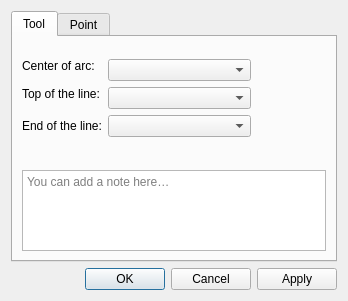
<?xml version="1.0" encoding="UTF-8"?>
<ui version="4.0">
 <class>DialogPointOfContact</class>
 <widget class="QDialog" name="DialogPointOfContact">
  <property name="geometry">
   <rect>
    <x>0</x>
    <y>0</y>
    <width>348</width>
    <height>301</height>
   </rect>
  </property>
  <property name="windowTitle">
   <string>Point at intersection of arc and line</string>
  </property>
  <property name="windowIcon">
   <iconset resource="../../../vmisc/share/resources/icon.qrc">
    <normaloff>:/icon/64x64/icon64x64.png</normaloff>:/icon/64x64/icon64x64.png</iconset>
  </property>
  <property name="locale">
   <locale language="English" country="UnitedStates"/>
  </property>
  <layout class="QVBoxLayout" name="verticalLayout_2">
   <item>
    <widget class="QTabWidget" name="tabWidget">
     <property name="currentIndex">
      <number>0</number>
     </property>
     <widget class="QWidget" name="tab">
      <attribute name="title">
       <string>Tool</string>
      </attribute>
      <layout class="QVBoxLayout" name="verticalLayout">
       <item>
        <widget class="QWidget" name="formulaPlaceholder" native="true"/>
       </item>
       <item>
        <layout class="QHBoxLayout" name="formulaSeparatorLayout">
         <property name="leftMargin">
          <number>33</number>
         </property>
         <property name="rightMargin">
          <number>33</number>
         </property>
         <item>
          <widget class="QFrame" name="formulaSeparator">
           <property name="minimumSize">
            <size>
             <width>0</width>
             <height>1</height>
            </size>
           </property>
           <property name="maximumSize">
            <size>
             <width>16777215</width>
             <height>1</height>
            </size>
           </property>
          </widget>
         </item>
        </layout>
       </item>
       <item>
        <layout class="QFormLayout" name="formLayout">
         <property name="fieldGrowthPolicy">
          <enum>QFormLayout::FieldGrowthPolicy::ExpandingFieldsGrow</enum>
         </property>
         <item row="0" column="0">
          <widget class="QLabel" name="labelArcCenter">
           <property name="visible">
            <bool>false</bool>
           </property>
           <property name="sizePolicy">
            <sizepolicy hsizetype="Expanding" vsizetype="Fixed">
             <horstretch>0</horstretch>
             <verstretch>0</verstretch>
            </sizepolicy>
           </property>
           <property name="text">
            <string>Center of arc:</string>
           </property>
          </widget>
         </item>
         <item row="0" column="1">
          <widget class="QComboBox" name="comboBoxCenter">
           <property name="visible">
            <bool>false</bool>
           </property>
           <property name="sizePolicy">
            <sizepolicy hsizetype="Preferred" vsizetype="Fixed">
             <horstretch>0</horstretch>
             <verstretch>0</verstretch>
            </sizepolicy>
           </property>
           <property name="minimumSize">
            <size>
             <width>143</width>
             <height>0</height>
            </size>
           </property>
          </widget>
         </item>
         <item row="1" column="0">
          <widget class="QLabel" name="labelFirstPoint">
           <property name="visible">
            <bool>false</bool>
           </property>
           <property name="sizePolicy">
            <sizepolicy hsizetype="Expanding" vsizetype="Fixed">
             <horstretch>0</horstretch>
             <verstretch>0</verstretch>
            </sizepolicy>
           </property>
           <property name="text">
            <string>Top of the line:</string>
           </property>
          </widget>
         </item>
         <item row="1" column="1">
          <widget class="QComboBox" name="comboBoxFirstPoint">
           <property name="visible">
            <bool>false</bool>
           </property>
           <property name="sizePolicy">
            <sizepolicy hsizetype="Preferred" vsizetype="Fixed">
             <horstretch>0</horstretch>
             <verstretch>0</verstretch>
            </sizepolicy>
           </property>
           <property name="minimumSize">
            <size>
             <width>143</width>
             <height>0</height>
            </size>
           </property>
          </widget>
         </item>
         <item row="2" column="0">
          <widget class="QLabel" name="labelSecondPoint">
           <property name="visible">
            <bool>false</bool>
           </property>
           <property name="sizePolicy">
            <sizepolicy hsizetype="Expanding" vsizetype="Preferred">
             <horstretch>0</horstretch>
             <verstretch>0</verstretch>
            </sizepolicy>
           </property>
           <property name="text">
            <string>End of the line:</string>
           </property>
          </widget>
         </item>
         <item row="2" column="1">
          <widget class="QComboBox" name="comboBoxSecondPoint">
           <property name="visible">
            <bool>false</bool>
           </property>
           <property name="sizePolicy">
            <sizepolicy hsizetype="Preferred" vsizetype="Fixed">
             <horstretch>0</horstretch>
             <verstretch>0</verstretch>
            </sizepolicy>
           </property>
           <property name="minimumSize">
            <size>
             <width>143</width>
             <height>0</height>
            </size>
           </property>
           <property name="maximumSize">
            <size>
             <width>110</width>
             <height>16777215</height>
            </size>
           </property>
           <property name="iconSize">
            <size>
             <width>80</width>
             <height>14</height>
            </size>
           </property>
          </widget>
         </item>
        </layout>
       </item>
       <item>
        <spacer name="verticalSpacer">
         <property name="orientation">
          <enum>Qt::Orientation::Vertical</enum>
         </property>
         <property name="sizeHint" stdset="0">
          <size>
           <width>20</width>
           <height>40</height>
          </size>
         </property>
        </spacer>
       </item>
       <item>
        <layout class="QHBoxLayout" name="notesSeparatorLayout">
         <property name="leftMargin"><number>33</number></property>
         <property name="rightMargin"><number>33</number></property>
         <item>
          <widget class="QFrame" name="notesSeparator">
           <property name="minimumSize"><size><width>0</width><height>1</height></size></property>
           <property name="maximumSize"><size><width>16777215</width><height>1</height></size></property>
          </widget>
         </item>
        </layout>
       </item>
       <item>
        <widget class="QPlainTextEdit" name="plainTextEditToolNotes">
         <property name="placeholderText"><string>You can add a note here…</string></property>
         <property name="maximumSize"><size><width>16777215</width><height>100</height></size></property>
        </widget>
       </item>
      </layout>
     </widget>
     <widget class="QWidget" name="tab_2">
      <attribute name="title">
       <string>Point</string>
      </attribute>
      <layout class="QFormLayout" name="formLayoutPoint">
       <property name="fieldGrowthPolicy">
        <enum>QFormLayout::ExpandingFieldsGrow</enum>
       </property>
       <item row="0" column="0">
        <widget class="QLabel" name="labelEditNamePoint">
         <property name="sizePolicy">
          <sizepolicy hsizetype="Fixed" vsizetype="Fixed">
           <horstretch>0</horstretch>
           <verstretch>0</verstretch>
          </sizepolicy>
         </property>
         <property name="text">
          <string>Point name:</string>
         </property>
        </widget>
       </item>
       <item row="0" column="1">
        <widget class="QLineEdit" name="lineEditNamePoint">
         <property name="toolTip">
          <string>Unique label</string>
         </property>
         <property name="placeholderText">
          <string>Choose unique label.</string>
         </property>
        </widget>
       </item>
      </layout>
     </widget>
    </widget>
   </item>
   <item>
    <widget class="QDialogButtonBox" name="buttonBox">
     <property name="orientation">
      <enum>Qt::Orientation::Horizontal</enum>
     </property>
     <property name="standardButtons">
      <set>QDialogButtonBox::StandardButton::Apply|QDialogButtonBox::StandardButton::Cancel|QDialogButtonBox::StandardButton::Ok</set>
     </property>
    </widget>
   </item>
  </layout>
 </widget>
 <customwidgets/>
 <tabstops>
  <tabstop>lineEditNamePoint</tabstop>
  <tabstop>comboBoxCenter</tabstop>
  <tabstop>comboBoxFirstPoint</tabstop>
  <tabstop>comboBoxSecondPoint</tabstop>
  <tabstop>buttonBox</tabstop>
 </tabstops>
 <resources>
  <include location="../../../vmisc/share/resources/icon.qrc"/>
 </resources>
 <connections>
  <connection>
   <sender>buttonBox</sender>
   <signal>accepted()</signal>
   <receiver>DialogPointOfContact</receiver>
   <slot>accept()</slot>
   <hints>
    <hint type="sourcelabel">
     <x>248</x>
     <y>254</y>
    </hint>
    <hint type="destinationlabel">
     <x>157</x>
     <y>274</y>
    </hint>
   </hints>
  </connection>
  <connection>
   <sender>buttonBox</sender>
   <signal>rejected()</signal>
   <receiver>DialogPointOfContact</receiver>
   <slot>reject()</slot>
   <hints>
    <hint type="sourcelabel">
     <x>316</x>
     <y>260</y>
    </hint>
    <hint type="destinationlabel">
     <x>286</x>
     <y>274</y>
    </hint>
   </hints>
  </connection>
 </connections>
</ui>
